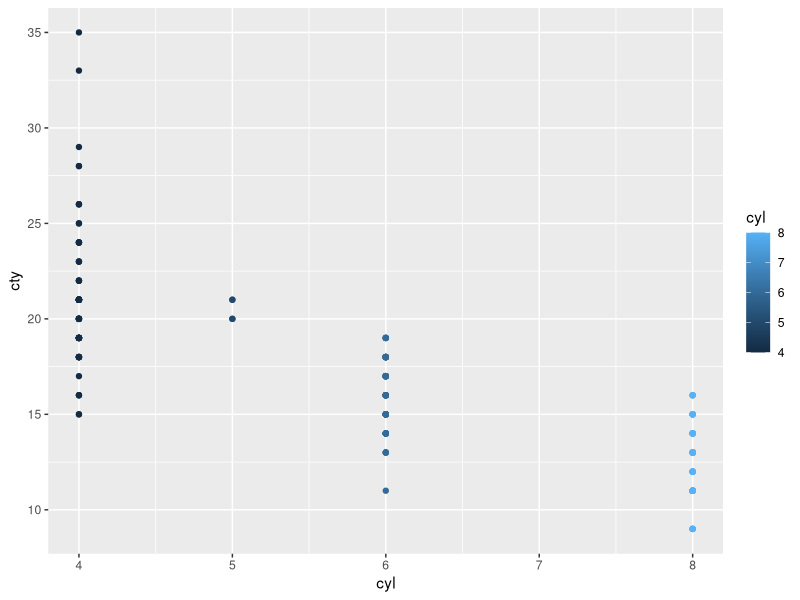
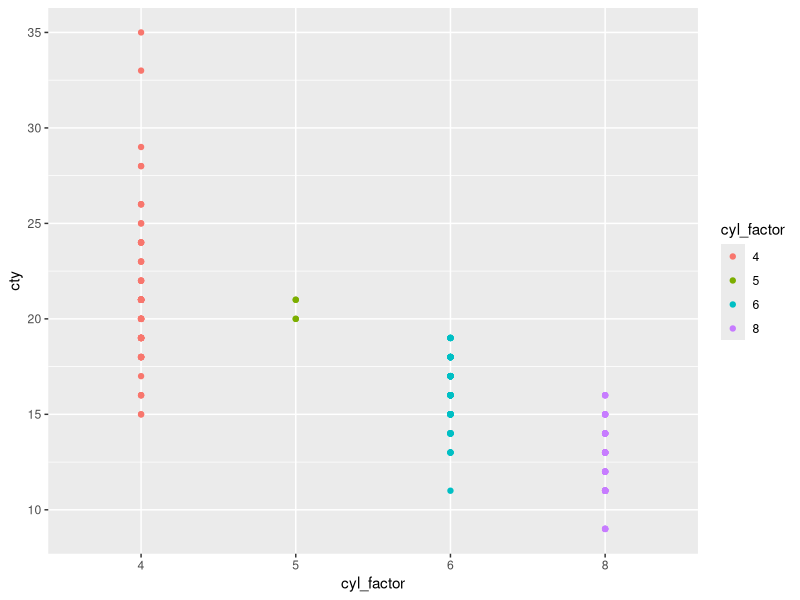

Here is the R script that generated these plots, in order: (Note: this script raises an error after producing the figures.)
## ---- chunk 1
library(tidyverse)

mpg %>% mutate(cyl_factor = factor(cyl))
## ---- chunk 2
mpg %>% mutate(cyl_factor = factor(cyl)) %>% str()
## ---- chunk 3
mpg %>% mutate(cyl_factor=factor(cyl)) %>% head()
## ---- chunk 4
mpg %>% arrange(cyl) %>% mutate(cyl_factor = factor(cyl)) %>% str()
## ---- chunk 5
mpg %>% ggplot(aes(x=cyl,y=cty)) + geom_point(aes(col=cyl))
## ---- chunk 6
mpg %>% mutate(cyl_factor=factor(cyl)) %>% 
  ggplot(aes(x=cyl_factor, y=cty)) + 
  geom_point(aes(col=cyl_factor))
## ---- chunk 7

numeric_vector <- c(4,5,6,7,8)

factor_vector <- factor(c(4,5,6,7,8))


sum(numeric_vector)

sum(factor_vector)
## ---- chunk 8
mpg_cyl_relevel <- mpg %>% 
  mutate(cyl_factor=factor(cyl)) %>% 
  mutate(cyl_factor = fct_relevel( cyl_factor, '8','6','5','4')) 
  
mpg_cyl_relevel %>% str()
## ---- chunk 9
mpg_cyl_relevel %>%   ggplot(aes(x=cyl_factor, y=cty)) + geom_point(aes(col=cyl_factor))
## ---- chunk 10
mpg_class_factor <- mpg %>% 
  mutate(class_factor = factor(class)) %>% 
  mutate(class_factor = fct_relevel(class_factor, levels = 'compact', 'subcompact')) 

mpg_class_factor %>% 
  ggplot(aes(x=cty,y=hwy)) + 
  geom_point(aes(col=class_factor)) +
  facet_wrap(~class_factor, scales='free') 
## ---- chunk 11
mpg %>% 
  ggplot(aes(y=class)) + geom_bar()
## ---- chunk 12
mpg_class_relevel <- mpg %>% 
  mutate(class_factor= factor(class)) %>% 
  mutate(class_factor_relevel  = fct_relevel(class_factor,'compact','subcompact'))

mpg_class_relevel %>%  ggplot(aes(y=class_factor_relevel)) + geom_bar()
## ---- chunk 13
mpg_class_relevel_rev <- mpg_class_relevel %>% 
                         mutate(class_factor_relevel_rev  = fct_rev(class_factor_relevel))

mpg_class_relevel_rev %>% ggplot(aes(y=class_factor_relevel_rev)) + geom_bar()
## ---- chunk 14
mpg_class_relevel_rev %>% 
  ggplot(aes(y=class_factor_relevel_rev)) + 
  geom_bar(aes(fill=class_factor_relevel_rev))
## ---- chunk 15
mpg_class_relevel_rev %>% 
  ggplot(aes(y=class_factor_relevel_rev)) + 
  geom_bar(aes(fill=class_factor_relevel_rev)) +
  guides(fill = guide_legend( reverse=T ))
## ---- chunk 16
complete_table %>% 
  ggplot(aes(x = logFC, y = symbol)) +
  geom_col(aes(fill = DESCRIPTION), show.legend = FALSE) +
  geom_vline(xintercept = 0, lty=2) +
  facet_wrap(~DESCRIPTION, scales='free_y', ncol=1) +
  xlim(-10,10) 
## ---- chunk 17
FUT_genes <- paste('FUT', c(1,2,4:10), sep="")
## ---- chunk 18
complete_table_relvl <- complete_table %>% 
  mutate(sym_fct  = factor(symbol)) %>% 
  mutate(sym_fct_relevel = fct_relevel(sym_fct, FUT_genes)) 
## ---- chunk 19
complete_table_relvl %>% select(contains('sym')) %>% str()
## ---- chunk 20
complete_table_update <- complete_table_relvl %>% 
  mutate(sym_fct_rev = fct_rev(sym_fct_relevel)) 
## ---- chunk 21

complete_table_update %>% 
  ggplot(aes(x = logFC, y = sym_fct_rev)) +
  geom_col(aes(fill = DESCRIPTION), show.legend = FALSE) +
  geom_vline(xintercept = 0, lty=2) +
  facet_wrap(~DESCRIPTION, scales='free_y', ncol=1) +
  xlim(-10,10) + 
  ylab('symbol')
